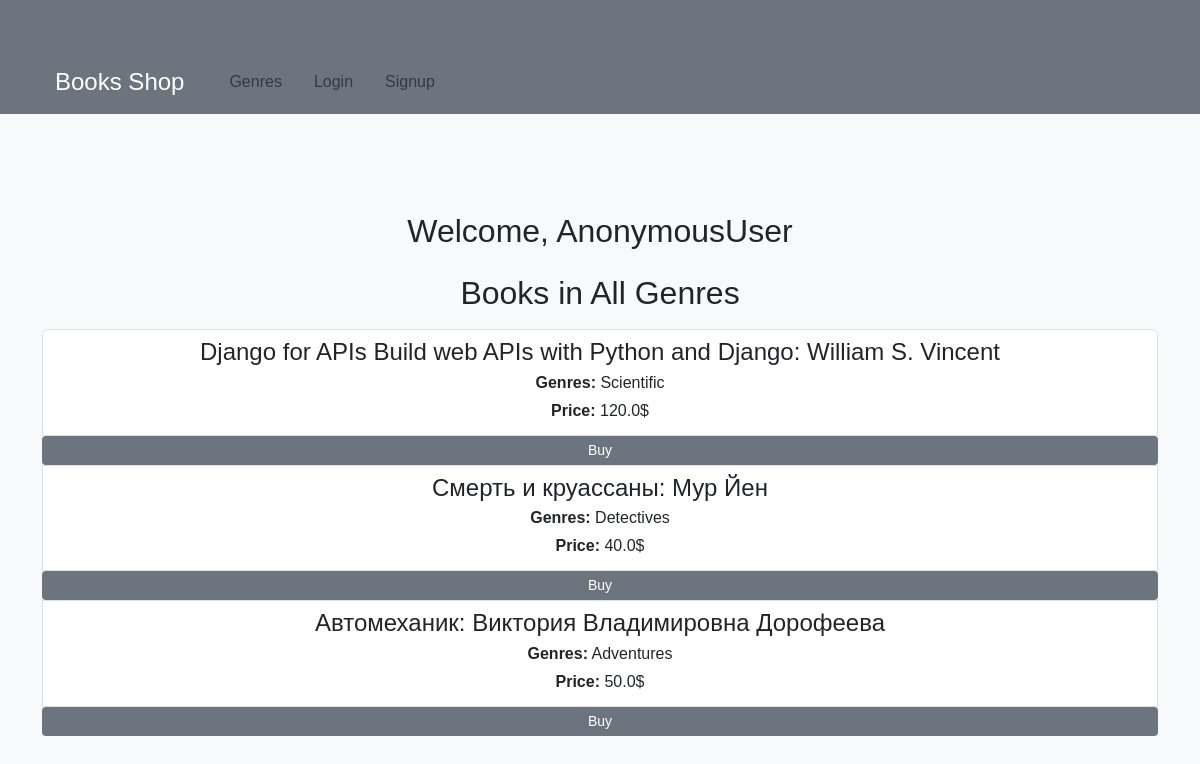
Before: / with the older database file.
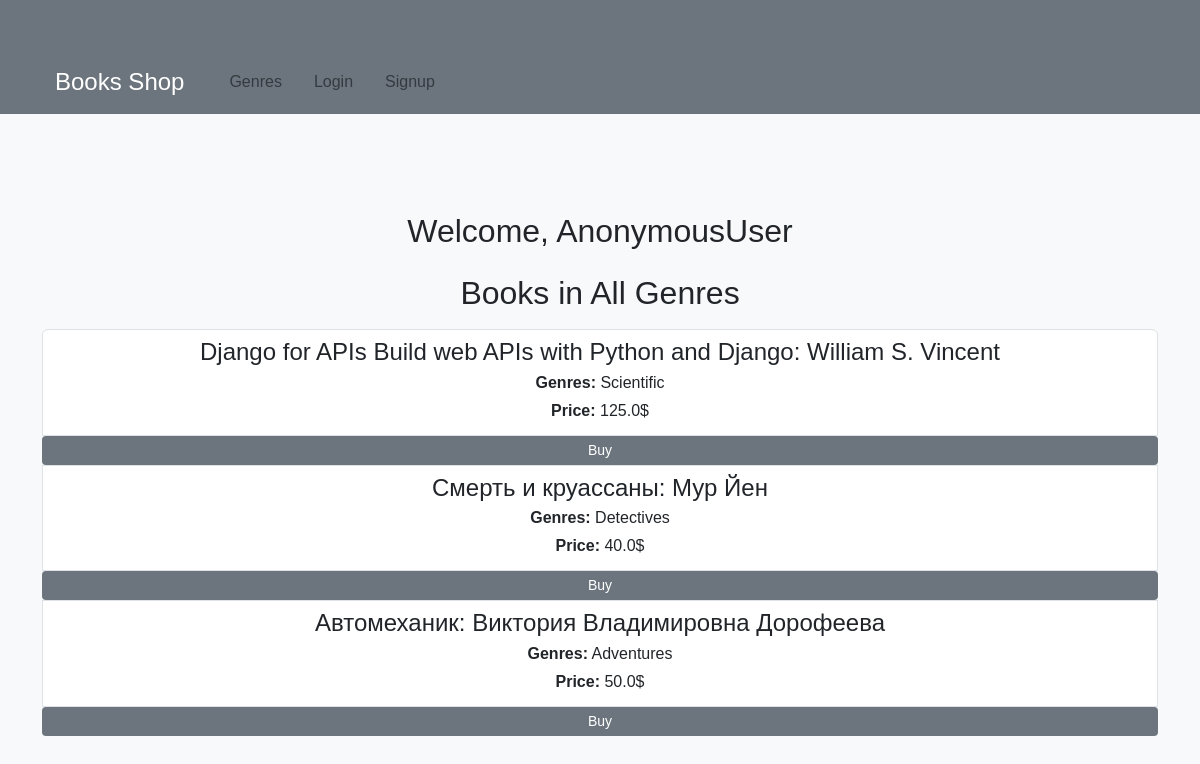
After: the same page with the newer database file.
### products/models.py (models this page shows, shortened)
class Products(models.Model):
    user = models.ForeignKey(User, on_delete=models.CASCADE)
    name = models.CharField(max_length=255)
    author = models.CharField(max_length=255, blank=True, null=True)
    description = models.TextField()
    price = models.FloatField()
    categories = models.ForeignKey(Categories, on_delete=models.CASCADE, related_name='books')
    stock = models.IntegerField()
    data_created = models.DateTimeField(auto_now_add=True)
    class Meta:
        verbose_name_plural = "Books"
        verbose_name = "Book"

class Categories(models.Model):
    name = models.CharField(max_length=255)
    def __str__(self):
        return self.name
    class Meta:
        verbose_name_plural = "Genres"
        verbose_name = "Genre"
        ordering = ['name']

### products/views.py (the view)
# urls.py: path('', ProductsList.as_view(), name='home'),
class ProductsList(ListView):
    model = Products
    template_name = 'products/home.html'
    context_object_name = 'products'

### products/templates/products/home.html (shortened to what this page needs)
{% extends 'products/base.html' %}
{% block content %}
    <div class="container mt-5">
        <h2 class="text-center">Welcome, {{ user }}</h2>
        {% if products %}
            <h2 class="mt-4">Books in All Genres</h2>
            <div class="list-group mt-3">
                {% for product in products %}
                    <a href="{% url 'products_detail' product.pk %}" class="list-group-item list-group-item-action">
                        <h4 class="mb-1">{{ product.name }}: {{ product.author }}</h4>
                        <p class="mb-1"><strong>Genres:</strong> {{ product.categories }}</p>
                        <p class="mb-1"><strong>Price:</strong> {{ product.price }}$</p>
                        <a href="{% url 'add_to_basket' product.pk %}" class="btn btn-sm btn-primary">Buy</a>
                    </a>
                {% endfor %}
            </div>
        {% else %}
            <div class="text-center mt-4">
                <h2>Sorry, There Are No Products Yet</h2>
            </div>
        {% endif %}
    </div>
{% endblock %}

Changed rows visible on the page:
changed Products "Django for APIs Build web APIs with Python and Django": price "120.0" → "125.0"
